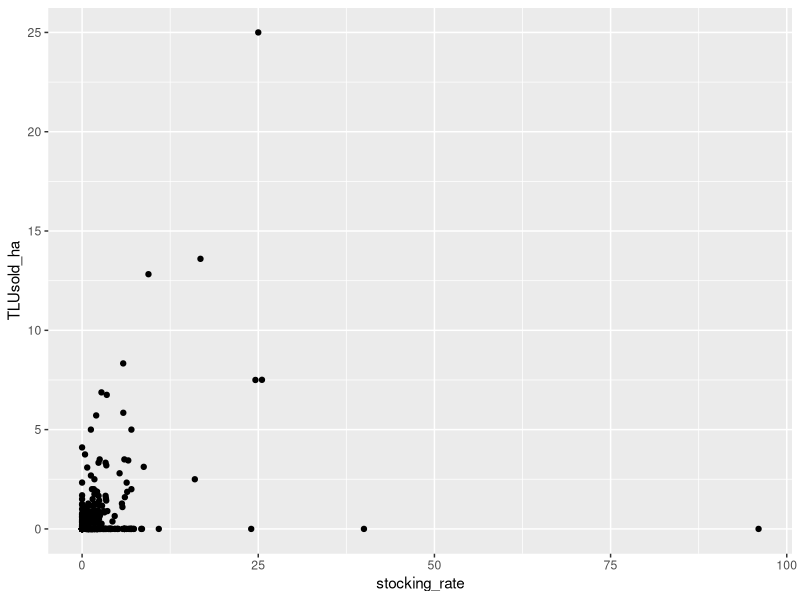

The R source for this figure:
## ---- chunk 1
#| include: false
library(tidyverse)
## ---- chunk 2
library(readxl)
dat <- read_xlsx("livestock_data.xlsx", sheet = 1)
glimpse(dat) # glimpse() from tibble is a bit like str()
## ---- chunk 3
#| echo: false
summary(dat)
## ---- chunk 4
#| label: fig-scatterplot
#| caption: "My first scatterplot with ggplot2"
#| warning: false
dat |> ggplot(aes(x=stocking_rate, y=TLUsold_ha)) + geom_point()
## ---- chunk 5
# we first replace some NAs with 0s
dat |> mutate(cow_inmilk = ifelse(is.na(cow_inmilk), 0, cow_inmilk)) -> dat

# alternatively, a slightly shorter version of the same:
dat |> mutate(cow_inmilk = replace_na(cow_inmilk, 0)) -> dat

# OR, same:
dat |> replace_na(list(cow_inmilk = 0)) -> dat
## ---- chunk 6
# we then build the model:
lm1 <- lm(stocking_rate ~ TLUsold_ha + stocking_rate + cow_inmilk, data = dat)

# and we print its results with summary():
summary(lm1)
